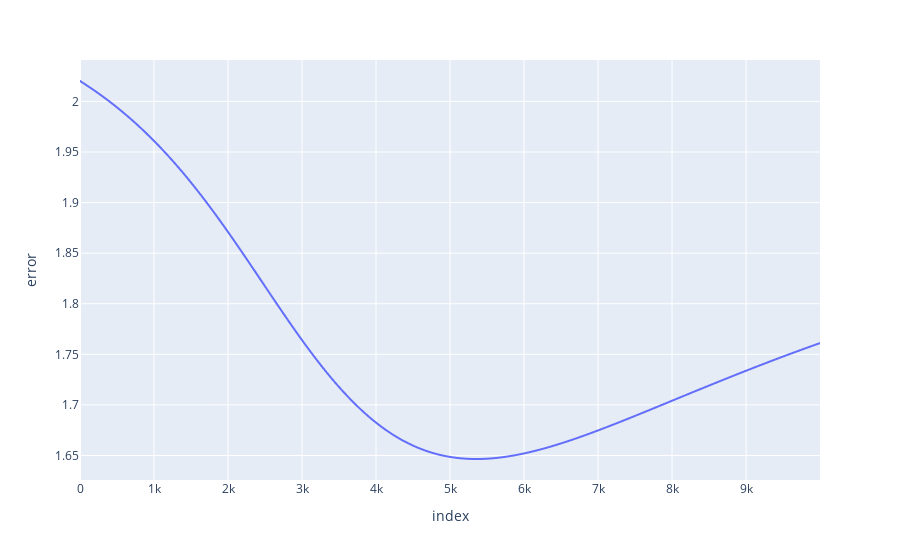

Here is the notebook cell this chart was saved with:
### Markdown cell above
Chapter 10 Linear discrimination 

![](https://ujwlkarn.files.wordpress.com/2016/08/screen-shot-2016-08-09-at-3-42-21-am.png?w=568&h=303)

### Code cell
import numpy as np
import math
import plotly.express as px
import pandas as pd

class singleNode:
    def __init__(self):
        self.w = 2 * np.random.random((3,1)) -1
        
    def sigmoid(self, gx):
        return 1/(1+math.e**(-gx))
    
    def sigmoid_derivitive(y_pred):
        return y_pred * (1- y_pred)
    
    def forward_pass(self, x):
        return self.sigmoid(np.dot(x,self.w))
        
    def back_prop(self, x, y, num_iterations, step):
        error_history = []
        for iterations in range(num_iterations):
            y_pred = self.forward_pass(x)
            error = abs(y-y_pred)
            error_history.append(sum(error)[0])
            derivative =  y_pred * (1- y_pred)
            adjustment = np.dot(y_pred.T,error*derivative)
            self.w += adjustment*step
        return error_history

nn = singleNode()

train_inputs = np.array([[0, 0, 1], [1, 1, 1], [1, 0, 1], [0, 1, 1]]) 
train_outputs = np.array([[0, 1, 1, 0]]).T 
error = nn.back_prop(train_inputs, train_outputs, 10000, .001)


# creating the dataframe 
df = pd.DataFrame(error) 
df = df.reset_index()
df = df.rename({'index': 'index', 0: 'error'}, axis='columns')
fig = px.line(df, x='index', y='error')
fig.show()
print(df.head())
print(nn.forward_pass(np.array([0, 1, 1])))

### Figure 1 — Plotly figure (JSON) as saved in the notebook; plotly's stock layout.template omitted (floating-point values rounded to 4 significant figures; data arrays with more than 128 entries replaced by an {"elided": "..."} marker saying what was removed)
{"data": [{"hoverlabel": {"namelength": 0}, "hovertemplate": "index=%{x}<br>error=%{y}", "legendgroup": "", "line": {"color": "#636efa", "dash": "solid"}, "mode": "lines", "name": "", "showlegend": false, "type": "scattergl", "x": {"elided": "10000 int values"}, "xaxis": "x", "y": {"elided": "10000 float values"}, "yaxis": "y"}], "layout": {"autosize": true, "legend": {"tracegroupgap": 0}, "margin": {"t": 60}, "xaxis": {"anchor": "y", "autorange": true, "domain": [0, 1], "range": [0, 9999], "title": {"text": "index"}, "type": "linear"}, "yaxis": {"anchor": "x", "autorange": true, "domain": [0, 1], "range": [1.626, 2.041], "title": {"text": "error"}, "type": "linear"}}}
